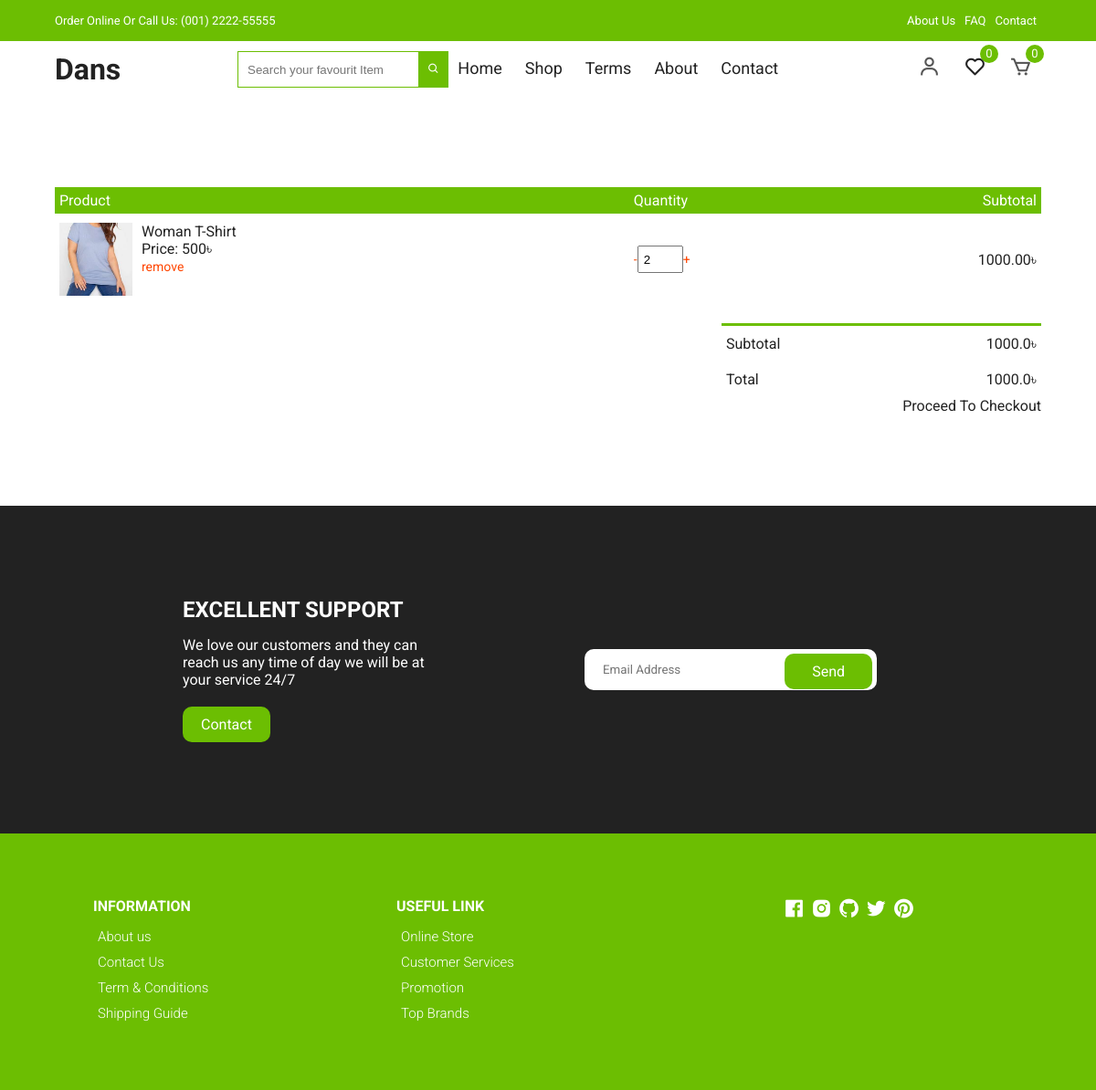
/product-cart-view/ (signed in), run on an earlier commit of the app's database.
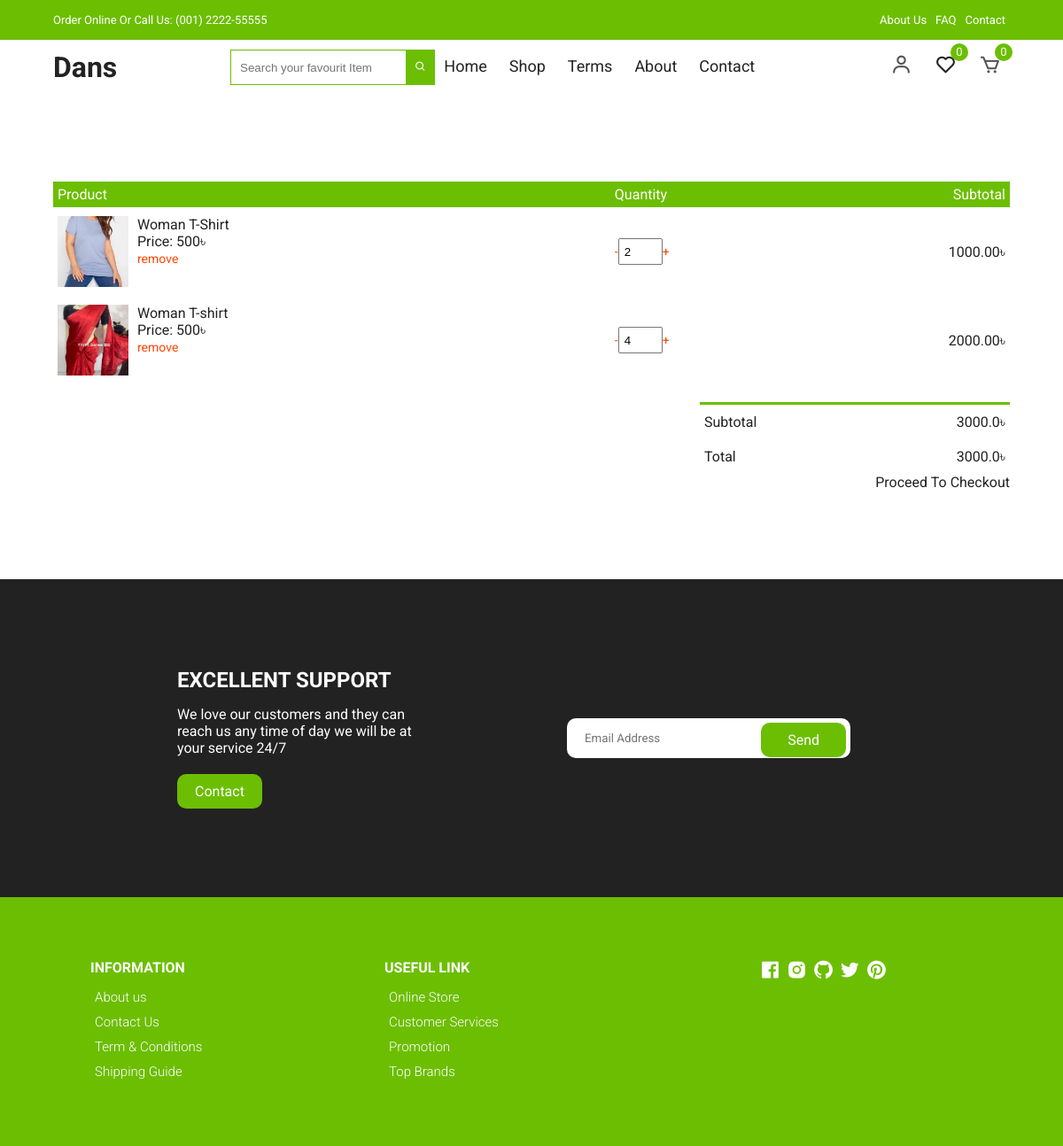
And on a later commit of the database.
### orderApp/models.py (models this page shows, shortened)
class Cart(models.Model):
    user = models.ForeignKey(User, on_delete=models.CASCADE, related_name='card')
    item = models.ForeignKey(Product, on_delete=models.CASCADE)
    quantity = models.IntegerField(default=1)
    purchase = models.BooleanField(default=False)
    createAt = models.DateTimeField(auto_now_add=True)
    updatedAt = models.DateTimeField(auto_now=True)
    def get_total(self):
        if self.item.dic_price == 0:
            total = self.item.main_price * self.quantity
        else:
            total = self.item.dic_price * self.quantity
        floatTotal = format(total, '0.2f')
        return floatTotal

class Order(models.Model):
    orderItem = models.ManyToManyField(Cart)
    user = models.ForeignKey(User, on_delete=models.CASCADE, related_name='order')
    ordered = models.BooleanField(default=False)
    createdAt = models.DateTimeField(auto_now_add=True)
    paymentId = models.CharField(max_length=264, blank=True, null=True)
    orderId = models.CharField(max_length=200, blank=True, null=True)
    def getTotals(self):
        total = 0
        for order_item in self.orderItem.all():
            total += float(order_item.get_total())
        return total

### shopApp/models.py (models this page shows, shortened)
class Product(models.Model):
    product_name         = models.CharField(max_length=260)
    product_code         = models.CharField(max_length=20)
    product_quintity     = models.IntegerField(default=0)
    product_category     = models.ForeignKey(Category, on_delete=models.CASCADE, related_name='category')
    roduct_title         = models.CharField(max_length=260)
    image                = models.ImageField(upload_to='products')
    product_color_image  = models.ManyToManyField(ColorImage, blank=True, null=True, related_name="colorImg")
    color_name           = models.CharField(max_length=160)
    slug                 = models.SlugField(unique=True, null=True, blank=True)
    details              = models.TextField()
    main_price           = models.IntegerField()
    is_newarival         = models.BooleanField(default=False)
    is_discount          = models.BooleanField(default=False)
    dic_price            = models.IntegerField(default=0, blank=True, null=True)
    cerated_at           = models.DateTimeField(auto_now_add=True)
    updated_at           = models.DateTimeField(auto_now=True)

### orderApp/views.py (the view)
# urls.py: path('product-cart-view/', views.cardView, name='card_view'),
@login_required
def cardView(request):
    carts = Cart.objects.filter(user=request.user, purchase=False)
    orders = Order.objects.filter(user=request.user, ordered=False)
    if carts.exists() and orders.exists():
        order = orders[0]
        context={
            "carts":carts,
            'order':order
        }
        return render(request, 'orderApp/cart.html', context)
    else:
        messages.success(request, 'You do not have any item in your cart!')
        return redirect('homeApp:home')

### template/orderApp/cart.html
{% extends "base.html" %}
{% load static %}
{% block body %}
<div class="container cart">
    <table>
      <tr>
        <th>Product</th>
        <th>Quantity</th>
        <th>Subtotal</th>
      </tr>
      {% for i in carts %}
      <tr>
        <td>
          <div class="cart-info">
            <img src="/media/{{i.item.image}}" alt="" />
            <div>
              <p>{{i.item.product_name}}</p>
              {% if i.item.dic_price == 0 %}
                <span>Price: {{i.item.main_price}}&#2547;</span> <br />
              {% else %}
                <span>Price: {{i.item.dic_price}}&#2547;</span> <br />
              {% endif %}
              <a href="{% url 'orderApp:remove_card' slug=i.item.slug %}">remove</a>
            </div>
          </div>
        </td>
        <td>
            <span><a href="{% url 'orderApp:quantity_decrease' slug=i.item.slug %}">-</a></span><input type="number" value="{{i.quantity}}" min="1" /><span><a href="{% url 'orderApp:quantity_increase' slug=i.item.slug %}">+</a></span>
        </td>
        <td>{{i.get_total}}&#2547;</td>
      </tr>
      {% endfor %}
    </table>
    <div class="total-price">
      <table>
        <tr>
          <td>Subtotal</td>
          <td>{{order.getTotals}}&#2547;</td>
        </tr>
        <tr>
          <td>Total</td>
          <td>{{order.getTotals}}&#2547;</td>
        </tr>
      </table>
      <a href="#" class="checkout btn">Proceed To Checkout</a>
    </div>
  </div>
{% endblock %}

What changed in the data, as far as the page shows it:
added Cart: item.image (picture), item.product_name "Woman T-shirt", item.dic_price "500", quantity "4", get_total "2000.00"
computed for Order: getTotals "1000.0" → "3000.0"
